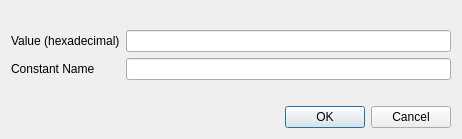
<?xml version="1.0" encoding="UTF-8"?>
<ui version="4.0">
 <class>addConstantToGroupWindow</class>
 <widget class="QDialog" name="addConstantToGroupWindow">
  <property name="geometry">
   <rect>
    <x>0</x>
    <y>0</y>
    <width>462</width>
    <height>139</height>
   </rect>
  </property>
  <property name="windowTitle">
   <string>Add Constant To Group</string>
  </property>
  <layout class="QGridLayout" name="gridLayout">
   <item row="1" column="0">
    <widget class="QLabel" name="label">
     <property name="text">
      <string>Value (hexadecimal)</string>
     </property>
    </widget>
   </item>
   <item row="3" column="0">
    <spacer name="verticalSpacer">
     <property name="orientation">
      <enum>Qt::Vertical</enum>
     </property>
     <property name="sizeHint" stdset="0">
      <size>
       <width>20</width>
       <height>40</height>
      </size>
     </property>
    </spacer>
   </item>
   <item row="1" column="1">
    <widget class="QLineEdit" name="lineValue">
     <property name="focusPolicy">
      <enum>Qt::StrongFocus</enum>
     </property>
    </widget>
   </item>
   <item row="4" column="0" colspan="2">
    <widget class="QDialogButtonBox" name="buttonBox">
     <property name="orientation">
      <enum>Qt::Horizontal</enum>
     </property>
     <property name="standardButtons">
      <set>QDialogButtonBox::Cancel|QDialogButtonBox::Ok</set>
     </property>
    </widget>
   </item>
   <item row="2" column="1">
    <widget class="QLineEdit" name="lineName">
     <property name="focusPolicy">
      <enum>Qt::StrongFocus</enum>
     </property>
    </widget>
   </item>
   <item row="2" column="0">
    <widget class="QLabel" name="label_2">
     <property name="text">
      <string>Constant Name</string>
     </property>
    </widget>
   </item>
   <item row="0" column="0">
    <spacer name="verticalSpacer_2">
     <property name="orientation">
      <enum>Qt::Vertical</enum>
     </property>
     <property name="sizeHint" stdset="0">
      <size>
       <width>20</width>
       <height>40</height>
      </size>
     </property>
    </spacer>
   </item>
  </layout>
 </widget>
 <resources/>
 <connections>
  <connection>
   <sender>buttonBox</sender>
   <signal>accepted()</signal>
   <receiver>addConstantToGroupWindow</receiver>
   <slot>accept()</slot>
   <hints>
    <hint type="sourcelabel">
     <x>248</x>
     <y>254</y>
    </hint>
    <hint type="destinationlabel">
     <x>157</x>
     <y>274</y>
    </hint>
   </hints>
  </connection>
  <connection>
   <sender>buttonBox</sender>
   <signal>rejected()</signal>
   <receiver>addConstantToGroupWindow</receiver>
   <slot>reject()</slot>
   <hints>
    <hint type="sourcelabel">
     <x>316</x>
     <y>260</y>
    </hint>
    <hint type="destinationlabel">
     <x>286</x>
     <y>274</y>
    </hint>
   </hints>
  </connection>
 </connections>
</ui>
